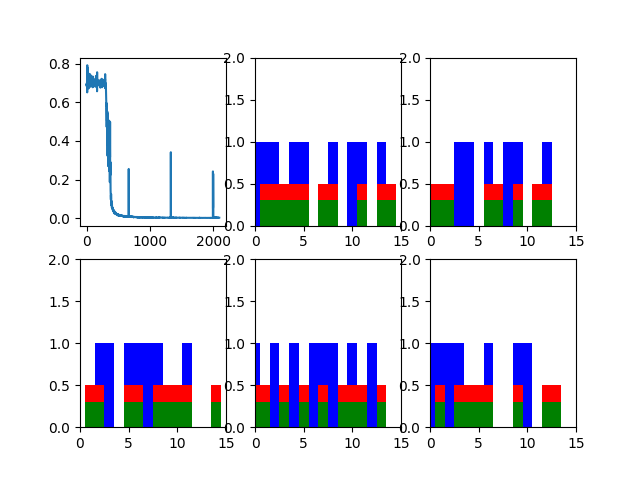

Reproduce this figure in Python.
# -*- coding: utf-8 -*-
"""
Created on Tue Sep  5 16:44:13 2017

@author: pegasus
"""

from __future__ import print_function, division
import numpy as np
import tensorflow as tf
import matplotlib.pyplot as plt

num_epochs = 100
total_series_length = 50000
truncated_backprop_length = 15
state_size = 4
num_classes = 2
echo_step = 3
batch_size = 5
num_batches = total_series_length//batch_size//truncated_backprop_length

def generateData():
    x = np.array(np.random.choice(2, total_series_length, p=[0.5, 0.5]))
    y = np.roll(x, echo_step)
    y[0:echo_step] = 0
    
    x = x.reshape((batch_size, -1))
    y = y.reshape((batch_size, -1))
    
    return (x,y)
    
batchX_placeholder = tf.placeholder(tf.float32, [batch_size, truncated_backprop_length])
batchY_placeholder = tf.placeholder(tf.int32, [batch_size, truncated_backprop_length])

init_state = tf.placeholder(tf.float32, [batch_size, state_size])

W = tf.Variable(np.random.rand(state_size+1, state_size), dtype=tf.float32)
b = tf.Variable(np.zeros((1,state_size)), dtype = tf.float32)

W2 = tf.Variable(np.random.rand(state_size, num_classes), dtype=tf.float32)
b2 = tf.Variable(np.zeros((1,num_classes)), dtype=tf.float32)

inputs_series = tf.unstack(batchX_placeholder, axis = 1)
labels_series = tf.unstack(batchY_placeholder, axis = 1)

current_state = init_state
states_series = []

for current_input in inputs_series:
    current_input = tf.reshape(current_input, [batch_size, 1])
    input_and_state_concatenated = tf.concat([current_input, current_state], 1)
    next_state = tf.tanh(tf.matmul(input_and_state_concatenated, W)+b)
    states_series.append(next_state)
    current_state = next_state
    
    
logits_series = [tf.matmul(state, W2)+ b2 for state in states_series]
predictions_series = [tf.nn.softmax(logits) for logits in logits_series]
losses = [tf.nn.sparse_softmax_cross_entropy_with_logits(logits=logits, labels=labels) for logits, labels in zip(logits_series, labels_series)]
total_loss = tf.reduce_mean(losses)

train_step = tf.train.AdagradOptimizer(0.3).minimize(total_loss)


def plot(loss_list, predictions_series, batchX, batchY):
    plt.subplot(2,3,1)
    plt.cla()
    plt.plot(loss_list)
    
    for batch_series_idx in range(5):
        one_hot_output_series = np.array(predictions_series)[:, batch_series_idx, :]
        single_output_series = np.array([(1 if out[0] < 0.5 else 0) for out in one_hot_output_series])
        
        plt.subplot(2, 3, batch_series_idx + 2)
        plt.cla()
        plt.axis([0, truncated_backprop_length, 0 , 2])
        left_offset = range(truncated_backprop_length)
        plt.bar(left_offset, batchX[batch_series_idx, :], width =1, color = "blue")
        plt.bar(left_offset, batchY[batch_series_idx, :] * 0.5, width = 1, color="red")
        plt.bar(left_offset, single_output_series*0.3, width =1, color = "green")
        
        
    plt.draw()
    plt.pause(0.0001)
    
    
with tf.Session() as sess:
    sess.run(tf.initialize_all_variables())
    plt.ion()
    plt.figure()
    plt.show()
    loss_list = []
    
    for epoch_idx in range(num_epochs):
        x, y = generateData()
        _current_state = np.zeros((batch_size, state_size))
        
        print("New data, epoch", epoch_idx)
        
        for batch_idx in range(num_batches):
            start_idx = batch_idx * truncated_backprop_length
            end_idx = start_idx + truncated_backprop_length
            
            batchX = x[:, start_idx:end_idx]
            batchY = y[:, start_idx:end_idx]
            
            _total_loss, _train_step , _current_state, _predictions_series = sess.run(
            [total_loss, train_step, current_state, predictions_series],
            feed_dict = {
            batchX_placeholder:batchX,
            batchY_placeholder:batchY,
            init_state:_current_state
            })
            
            loss_list.append(_total_loss)
            
            if batch_idx%100 == 0:
                print("Step", batch_idx, "Loss", _total_loss)
                plot(loss_list, _predictions_series, batchX, batchY)
                
plt.ioff()
plt.show()
